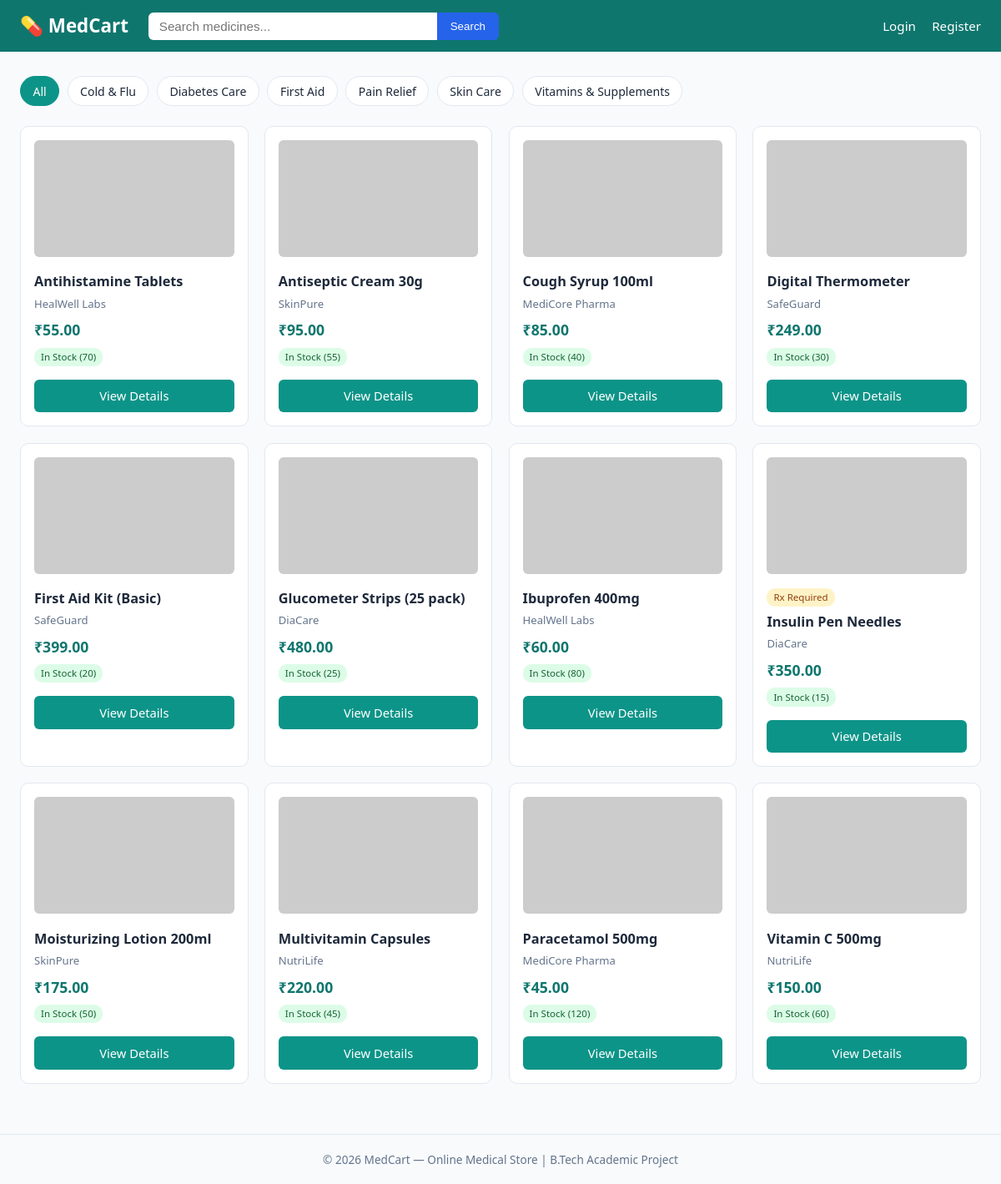
The page / on the database its author committed.
### app.py (models this page shows)
class Category(db.Model):
    id = db.Column(db.Integer, primary_key=True)
    name = db.Column(db.String(100), unique=True, nullable=False)
    medicines = db.relationship('Medicine', backref='category', lazy=True)

class Medicine(db.Model):
    id = db.Column(db.Integer, primary_key=True)
    name = db.Column(db.String(150), nullable=False)
    description = db.Column(db.Text)
    manufacturer = db.Column(db.String(150))
    price = db.Column(db.Float, nullable=False)
    stock = db.Column(db.Integer, default=0)
    requires_prescription = db.Column(db.Boolean, default=False)
    image_filename = db.Column(db.String(200), default='default_medicine.png')
    category_id = db.Column(db.Integer, db.ForeignKey('category.id'))
    created_at = db.Column(db.DateTime, default=datetime.utcnow)
    def in_stock(self):
        return self.stock > 0

### app.py (the view)
@app.route('/')
def home():
    query = request.args.get('q', '').strip()
    category_id = request.args.get('category', type=int)
    medicines_query = Medicine.query
    if query:
        medicines_query = medicines_query.filter(Medicine.name.ilike(f'%{query}%'))
    if category_id:
        medicines_query = medicines_query.filter_by(category_id=category_id)
    medicines = medicines_query.order_by(Medicine.name).all()
    categories = Category.query.order_by(Category.name).all()
    return render_template('home.html', medicines=medicines, categories=categories,
                            query=query, selected_category=category_id)

### templates/home.html (shortened to what this page needs)
{% extends "base.html" %}
{% block content %}
<div class="category-bar">
    <a href="{{ url_for('home') }}" class="{{ 'active' if not selected_category }}">All</a>
    {% for cat in categories %}
        <a href="{{ url_for('home', category=cat.id) }}" class="{{ 'active' if selected_category == cat.id }}">{{ cat.name }}</a>
    {% endfor %}
</div>
{% if medicines %}
<div class="medicine-grid">
    {% for med in medicines %}
    <div class="medicine-card">
        <a href="{{ url_for('medicine_detail', medicine_id=med.id) }}">
            <img src="{{ url_for('static', filename='uploads/' + med.image_filename) }}"
                 onerror="this.src='https://placehold.co/300x200?text=Medicine'" alt="{{ med.name }}">
        </a>
        {% if med.requires_prescription %}<span class="badge badge-rx">Rx Required</span>{% endif %}
        <h3><a href="{{ url_for('medicine_detail', medicine_id=med.id) }}" style="color:inherit; text-decoration:none;">{{ med.name }}</a></h3>
        <p class="manufacturer">{{ med.manufacturer }}</p>
        <p class="price">₹{{ '%.2f'|format(med.price) }}</p>
        {% if med.in_stock() %}
            <span class="badge badge-in">In Stock ({{ med.stock }})</span>
        {% else %}
            <span class="badge badge-out">Out of Stock</span>
        {% endif %}
        <a href="{{ url_for('medicine_detail', medicine_id=med.id) }}" class="btn btn-primary btn-block" style="margin-top:0.6rem;">View Details</a>
    </div>
    {% endfor %}
</div>
{% else %}
<div class="empty-state">
    <p>No medicines found. Try a different search or category.</p>
</div>
{% endif %}
{% endblock %}

### templates/base.html (shortened to what this page needs)
<!doctype html>
<html lang="en">
  <head>
    <link
      rel="stylesheet"
      href="{{ url_for('static', filename='css/style.css') }}"
    />
  </head>
  <body>
    <header class="navbar">
      <div class="nav-container">
        <a href="{{ url_for('home') }}" class="logo">💊 MedCart</a>
        <form class="search-form" action="{{ url_for('home') }}" method="get">
          <input
            type="text"
            name="q"
            placeholder="Search medicines..."
            value="{{ request.args.get('q', '') }}"
          />
          <button type="submit">Search</button>
        </form>
        <nav class="nav-links">
          {% if current_user.is_authenticated %} {% if current_user.is_admin %}
          <a href="{{ url_for('admin_dashboard') }}">Admin Panel</a>
          {% else %}
          <a href="{{ url_for('cart') }}">Cart</a>
          <a href="{{ url_for('my_orders') }}">My Orders</a>
          {% endif %}
          <span class="user-name"
            >Hi, {{ current_user.name.split(' ')[0] }}</span
          >
          <a href="{{ url_for('logout') }}">Logout</a>
          {% else %}
          <a href="{{ url_for('login') }}">Login</a>
          <a href="{{ url_for('register') }}">Register</a>
          {% endif %}
        </nav>
      </div>
    </header>
    <main class="container">
       {% block content %}{% endblock %}
    </main>
    <footer class="footer">
      <p>
        &copy; 2026 MedCart &mdash; Online Medical Store | B.Tech Academic
        Project
      </p>
    </footer>
  </body>
</html>

### static/css/style.css (style rules this page uses)
:root { --primary: #0d9488; --primary-dark: #0f766e; --accent: #2563eb; --bg: #f8fafc; --card-bg: #ffffff; --text: #1e293b; --muted: #64748b; --danger: #dc2626; --success: #16a34a; --warning: #d97706; --border: #e2e8f0; }
* { box-sizing: border-box; margin: 0; padding: 0; }
body { font-family: "Segoe UI", system-ui, sans-serif; background: var(--bg); color: var(--text); line-height: 1.5; }
.navbar { background: var(--primary-dark); color: white; padding: 0.9rem 0; position: sticky; top: 0; z-index: 100; }
.nav-container { max-width: 1200px; margin: 0 auto; display: flex; align-items: center; gap: 1.5rem; padding: 0 1.5rem; flex-wrap: wrap; }
.logo { color: white; text-decoration: none; font-size: 1.4rem; font-weight: 700; }
.search-form { display: flex; flex: 1; max-width: 420px; }
.search-form input { flex: 1; padding: 0.5rem 0.8rem; border: none; border-radius: 6px 0 0 6px; font-size: 0.95rem; }
.search-form button { padding: 0.5rem 1rem; border: none; background: var(--accent); color: white; border-radius: 0 6px 6px 0; cursor: pointer; }
.nav-links { display: flex; gap: 1.2rem; align-items: center; margin-left: auto; }
.nav-links a { color: white; text-decoration: none; font-size: 0.95rem; }
.container { max-width: 1200px; margin: 0 auto; padding: 1.8rem 1.5rem; min-height: 70vh; }
.footer { text-align: center; padding: 1.2rem; color: var(--muted); font-size: 0.85rem; border-top: 1px solid var(--border); margin-top: 2rem; }
.category-bar { display: flex; gap: 0.6rem; flex-wrap: wrap; margin-bottom: 1.5rem; }
.category-bar a { padding: 0.4rem 0.9rem; background: white; border: 1px solid var(--border); border-radius: 20px; text-decoration: none; color: var(--text); font-size: 0.88rem; }
.category-bar a.active, .category-bar a:hover { background: var(--primary); color: white; border-color: var(--primary); }
.medicine-grid { display: grid; grid-template-columns: repeat(auto-fill, minmax(220px, 1fr)); gap: 1.2rem; }
.medicine-card { background: var(--card-bg); border: 1px solid var(--border); border-radius: 10px; padding: 1rem; display: flex; flex-direction: column; transition: box-shadow 0.15s; }
.medicine-card img { width: 100%; height: 140px; object-fit: cover; border-radius: 6px; background: #f1f5f9; margin-bottom: 0.7rem; }
.medicine-card h3 { font-size: 1.02rem; margin-bottom: 0.3rem; }
.medicine-card .manufacturer { color: var(--muted); font-size: 0.82rem; margin-bottom: 0.5rem; }
.medicine-card .price { font-weight: 700; color: var(--primary-dark); font-size: 1.1rem; margin-bottom: 0.5rem; }
.badge { display: inline-block; font-size: 0.72rem; padding: 0.15rem 0.5rem; border-radius: 10px; margin-bottom: 0.4rem; width: fit-content; }
.badge-rx { background: #fef3c7; color: #92400e; }
.badge-in { background: #dcfce7; color: #166534; }
.btn { display: inline-block; padding: 0.55rem 1.1rem; border-radius: 6px; border: none; cursor: pointer; font-size: 0.92rem; text-decoration: none; text-align: center; }
.btn-primary { background: var(--primary); color: white; }
.btn-block { width: 100%; }

### rows shown on the page
Category: name "Cold & Flu"
Category: name "Diabetes Care"
Category: name "First Aid"
Category: name "Pain Relief"
Category: name "Skin Care"
Category: name "Vitamins & Supplements"
Medicine: name "Antihistamine Tablets", manufacturer "HealWell Labs", price "55.00", stock "70"
Medicine: name "Antiseptic Cream 30g", manufacturer "SkinPure", price "95.00", stock "55"
Medicine: name "Cough Syrup 100ml", manufacturer "MediCore Pharma", price "85.00", stock "40"
Medicine: name "Digital Thermometer", manufacturer "SafeGuard", price "249.00", stock "30"
Medicine: name "First Aid Kit (Basic)", manufacturer "SafeGuard", price "399.00", stock "20"
Medicine: name "Glucometer Strips (25 pack)", manufacturer "DiaCare", price "480.00", stock "25"
Medicine: name "Ibuprofen 400mg", manufacturer "HealWell Labs", price "60.00", stock "80"
Medicine: requires_prescription "Rx Required", name "Insulin Pen Needles", manufacturer "DiaCare", price "350.00", stock "15"
Medicine: name "Moisturizing Lotion 200ml", manufacturer "SkinPure", price "175.00", stock "50"
Medicine: name "Multivitamin Capsules", manufacturer "NutriLife", price "220.00", stock "45"
Medicine: name "Paracetamol 500mg", manufacturer "MediCore Pharma", price "45.00", stock "120"
Medicine: name "Vitamin C 500mg", manufacturer "NutriLife", price "150.00", stock "60"
